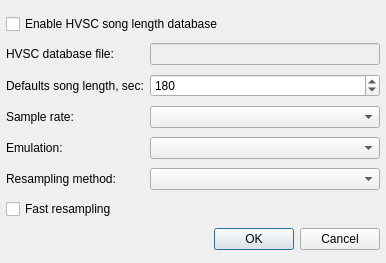
<?xml version="1.0" encoding="UTF-8"?>
<ui version="4.0">
 <class>SettingsDialog</class>
 <widget class="QDialog" name="SettingsDialog">
  <property name="geometry">
   <rect>
    <x>0</x>
    <y>0</y>
    <width>386</width>
    <height>263</height>
   </rect>
  </property>
  <property name="windowTitle">
   <string>SID Plugin Settings</string>
  </property>
  <layout class="QGridLayout" name="gridLayout">
   <property name="leftMargin">
    <number>6</number>
   </property>
   <property name="rightMargin">
    <number>6</number>
   </property>
   <property name="bottomMargin">
    <number>6</number>
   </property>
   <item row="2" column="1">
    <widget class="QSpinBox" name="defaultLengthSpinBox">
     <property name="minimum">
      <number>5</number>
     </property>
     <property name="maximum">
      <number>1000</number>
     </property>
     <property name="value">
      <number>180</number>
     </property>
    </widget>
   </item>
   <item row="9" column="0" colspan="2">
    <widget class="QDialogButtonBox" name="buttonBox">
     <property name="sizePolicy">
      <sizepolicy hsizetype="Expanding" vsizetype="Fixed">
       <horstretch>0</horstretch>
       <verstretch>0</verstretch>
      </sizepolicy>
     </property>
     <property name="standardButtons">
      <set>QDialogButtonBox::Cancel|QDialogButtonBox::Ok</set>
     </property>
    </widget>
   </item>
   <item row="8" column="0" colspan="2">
    <widget class="QCheckBox" name="fastResampligCheckBox">
     <property name="text">
      <string>Fast resampling</string>
     </property>
    </widget>
   </item>
   <item row="3" column="0">
    <widget class="QLabel" name="label_2">
     <property name="text">
      <string>Sample rate:</string>
     </property>
    </widget>
   </item>
   <item row="1" column="0">
    <widget class="QLabel" name="label_5">
     <property name="text">
      <string>HVSC database file:</string>
     </property>
    </widget>
   </item>
   <item row="6" column="0">
    <widget class="QLabel" name="label_4">
     <property name="text">
      <string>Resampling method:</string>
     </property>
    </widget>
   </item>
   <item row="3" column="1">
    <widget class="QComboBox" name="sampleRateComboBox"/>
   </item>
   <item row="1" column="1">
    <widget class="QLineEdit" name="hvscPathLineEdit">
     <property name="enabled">
      <bool>false</bool>
     </property>
    </widget>
   </item>
   <item row="2" column="0">
    <widget class="QLabel" name="label">
     <property name="text">
      <string>Defaults song length, sec:</string>
     </property>
    </widget>
   </item>
   <item row="0" column="0" colspan="2">
    <widget class="QCheckBox" name="useHVSCCheckBox">
     <property name="text">
      <string>Enable HVSC song length database</string>
     </property>
    </widget>
   </item>
   <item row="5" column="0">
    <widget class="QLabel" name="label_3">
     <property name="text">
      <string>Emulation:</string>
     </property>
    </widget>
   </item>
   <item row="5" column="1">
    <widget class="QComboBox" name="emuComboBox"/>
   </item>
   <item row="6" column="1">
    <widget class="QComboBox" name="resamplingComboBox"/>
   </item>
  </layout>
 </widget>
 <resources/>
 <connections>
  <connection>
   <sender>buttonBox</sender>
   <signal>accepted()</signal>
   <receiver>SettingsDialog</receiver>
   <slot>accept()</slot>
   <hints>
    <hint type="sourcelabel">
     <x>220</x>
     <y>229</y>
    </hint>
    <hint type="destinationlabel">
     <x>103</x>
     <y>160</y>
    </hint>
   </hints>
  </connection>
  <connection>
   <sender>buttonBox</sender>
   <signal>rejected()</signal>
   <receiver>SettingsDialog</receiver>
   <slot>reject()</slot>
   <hints>
    <hint type="sourcelabel">
     <x>275</x>
     <y>229</y>
    </hint>
    <hint type="destinationlabel">
     <x>148</x>
     <y>169</y>
    </hint>
   </hints>
  </connection>
  <connection>
   <sender>useHVSCCheckBox</sender>
   <signal>toggled(bool)</signal>
   <receiver>hvscPathLineEdit</receiver>
   <slot>setEnabled(bool)</slot>
   <hints>
    <hint type="sourcelabel">
     <x>188</x>
     <y>24</y>
    </hint>
    <hint type="destinationlabel">
     <x>186</x>
     <y>47</y>
    </hint>
   </hints>
  </connection>
 </connections>
</ui>
